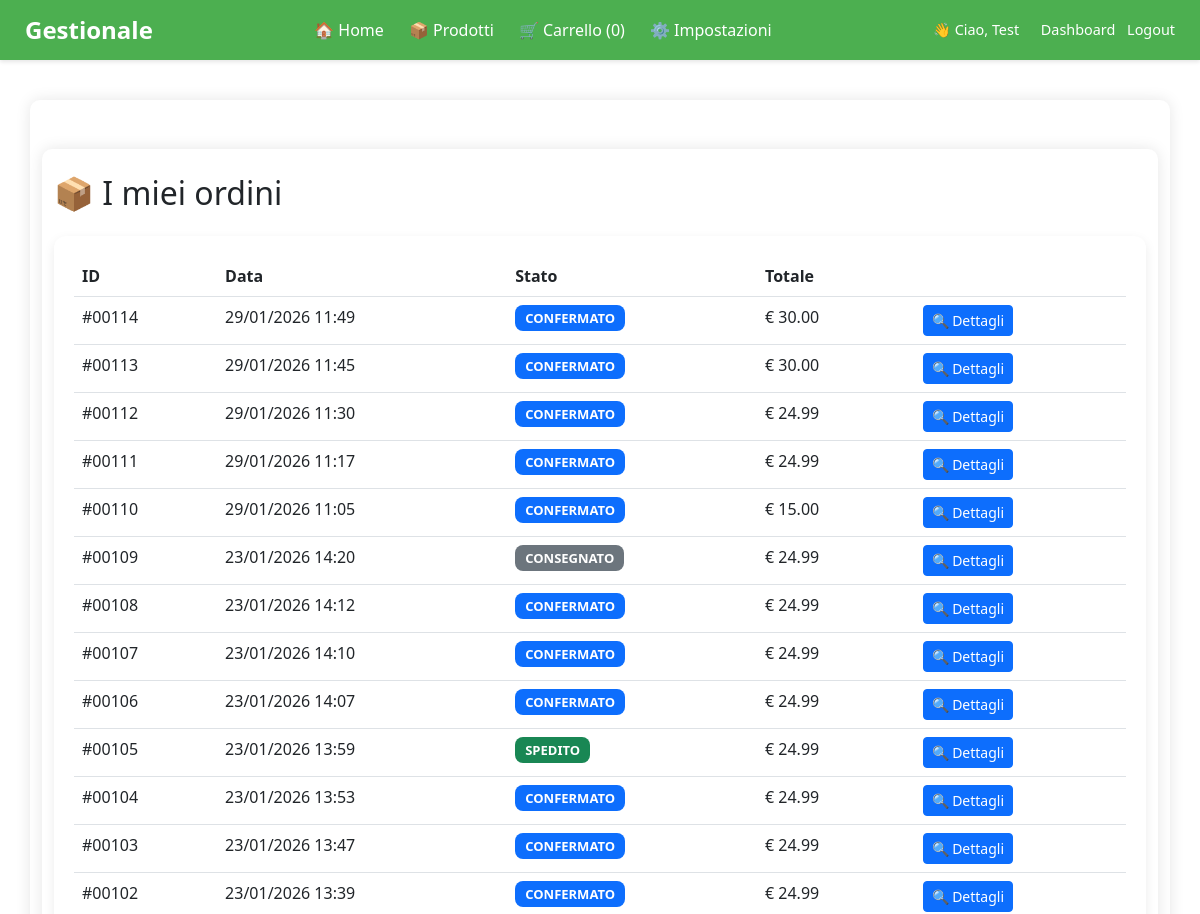
Before: /ordini (signed in, upper part) with the older database file.
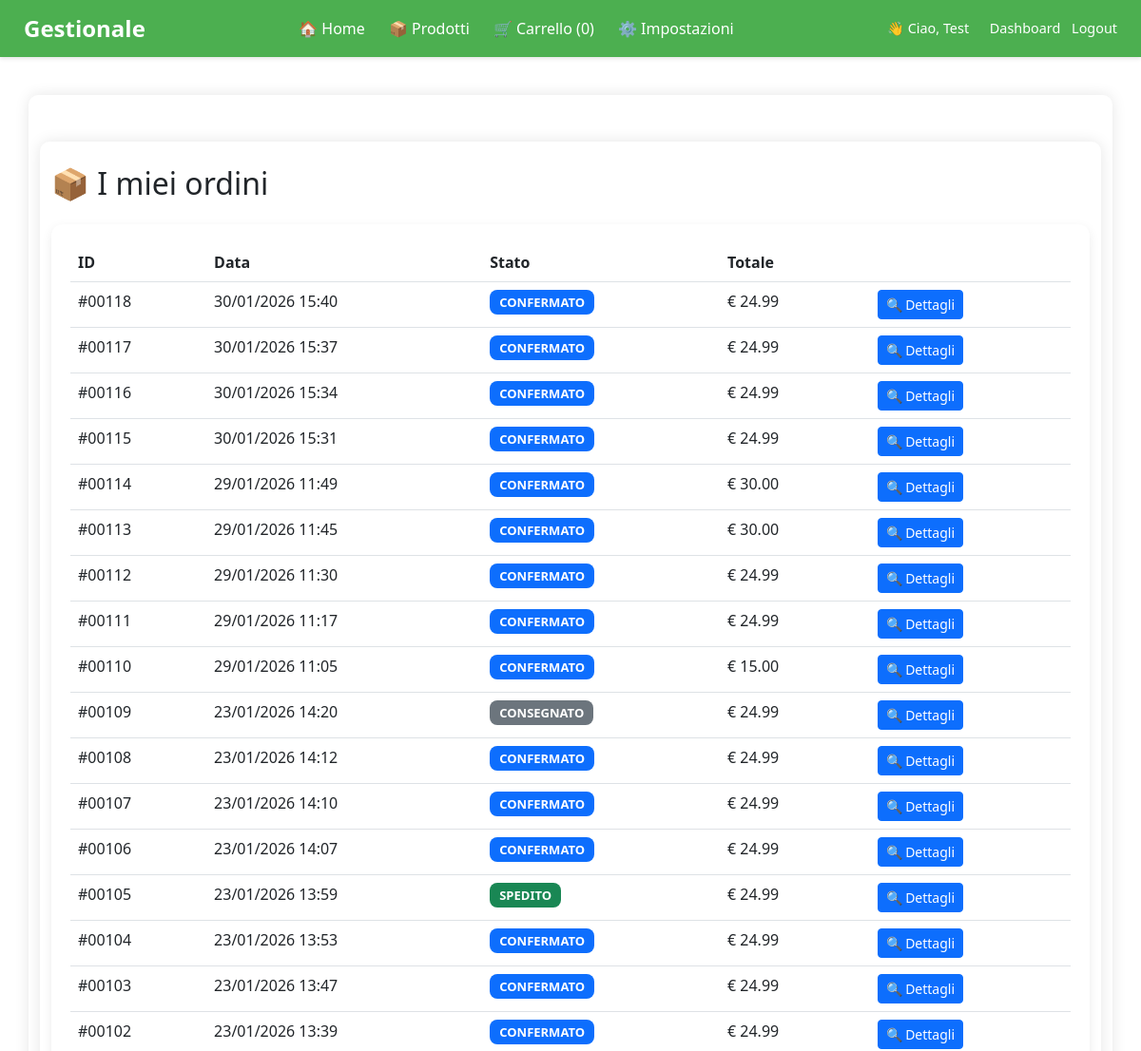
After: the same page with the newer database file.
### app/models.py (models this page shows, shortened)
class User(UserMixin, db.Model):
    id = db.Column(db.Integer, primary_key=True)
    username = db.Column(db.String(80), unique=True, nullable=False)
    email = db.Column(db.String(120), unique=True, nullable=False)
    password_hash = db.Column(db.String(200), nullable=False)
    ruolo = db.Column(db.String(20), nullable=False, default="CLIENTE")  # CLIENTE, FORNITORE, ADMIN
    company_name = db.Column(db.String(120))
    partita_iva = db.Column(db.String(20))
    indirizzo_azienda =db.Column(db.String(200))
    telefono_azienda = db.Column(db.String(20))
    ragione_sociale = db.Column(db.String(100))
    partita_iva = db.Column(db.String(20))
    telefono = db.Column(db.String(20))
    stripe_customer_id = db.Column(db.String(255), nullable=True)
    email_verificata = db.Column(db.Boolean, default=False)
    prodotti = db.relationship(
        'Prodotto',
        secondary=fornitore_prodotto,
        back_populates='fornitori'
    )

class Ordine(db.Model):
    id = db.Column(db.Integer, primary_key=True)
    cliente_id = db.Column(db.Integer, db.ForeignKey('user.id'), nullable=False)
    data_ordine = db.Column(db.DateTime, default=datetime.utcnow)
    stato = db.Column(db.String(20), default='PENDING')  # PENDING, CONFERMATO, SPEDITO, CONSEGNATO
    totale = db.Column(db.Numeric(10, 2), default=0)
    note = db.Column(db.Text)
    cliente = db.relationship('User', backref='ordini')
    dettagli = db.relationship('OrdineDettaglio', backref='ordine', cascade="all, delete-orphan")
    nome = db.Column(db.String(100))
    cognome = db.Column(db.String(100))
    indirizzo = db.Column(db.String(200))
    citta = db.Column(db.String(100))
    cap = db.Column(db.String(20))
    provincia = db.Column(db.String(100))
    telefono = db.Column(db.String(30))
    email = db.Column(db.String(100))
    pagato = db.Column(db.Boolean, default=False)
    stripe_session_id = db.Column(db.String(100))
    stripe_payment_intent = db.Column(db.String(255))

### app/routes.py (the view)
@main.route('/ordini')
@login_required
def i_miei_ordini():
    ordini = Ordine.query.filter_by(cliente_id=current_user.id).order_by(Ordine.data_ordine.desc()).all()
    return render_template('ordini/ordini_clienti.html', ordini=ordini)

### app/templates/ordini/ordini_clienti.html (shortened to what this page needs)
{% extends 'layout/base.html' %}
{% block content %}
<div class="container mt-4">
    <h2 class="mb-4">📦 I miei ordini</h2>
    {% if ordini %}
        <div class="order-card">
            <table class="table">
                <thead>
                    <tr>
                        <th>ID</th>
                        <th>Data</th>
                        <th>Stato</th>
                        <th>Totale</th>
                        <th></th>
                    </tr>
                </thead>
                <tbody>
                    {% for ordine in ordini %}
                    <tr>
                        <td>#{{ "%05d"|format(ordine.id) }}</td>
                        <td>{{ ordine.data_ordine.strftime('%d/%m/%Y %H:%M') }}</td>
                        <td>
                            {% set s = ordine.stato.lower() %}
                            <span class="status-badge {{ s }}">
                                {{ ordine.stato }}
                            </span>
                        </td>
                        <td>€ {{ ordine.totale }}</td>
                        <td>
                            <a href="{{ url_for('main.dettaglio_ordine', id=ordine.id) }}"
                               class="btn btn-sm btn-primary">
                                🔍 Dettagli
                            </a>
                        </td>
                    </tr>
                    {% endfor %}
                </tbody>
            </table>
        </div>
    {% else %}
        <p class="text-muted">Non hai ancora effettuato ordini.</p>
    {% endif %}
</div>
{% endblock %}

### app/templates/layout/base.html (shortened to what this page needs)
<!DOCTYPE html>
<html lang="it">
<head>
    <link rel="stylesheet" href="{{ url_for('static', filename='style.css') }}">
    <link href="https://cdn.jsdelivr.net/npm/bootstrap@5.2.3/dist/css/bootstrap.min.css" rel="stylesheet">
</head>
<body>
    <nav class="navbar-desktop">
        <div class="navbar-container">
            <a href="{{ url_for('main.home') }}" class="nav-logo">Gestionale</a>
            <ul class="nav-links">
                <li><a href="{{ url_for('main.home') }}">🏠 Home</a></li>
                <li><a href="{{ url_for('main.prodotti') }}">📦 Prodotti</a></li>
                {% if current_user.is_authenticated and current_user.ruolo == 'CLIENTE' %}
                <li>
                    <a href="{{ url_for('main.cart_view') }}">
                        🛒 Carrello
                        ({{ session.get('cart')|length if session.get('cart') else 0 }})
                    </a>
                </li>
                {% endif %}
                <li><a href="#">⚙️ Impostazioni</a></li>
            </ul>
            <div class="nav-auth">
                {% if current_user.is_authenticated %}
                    <span class="me-2">👋 Ciao, {{ current_user.username }}</span>
                    {% if current_user.ruolo == 'ADMIN' %}
                        <a href="{{ url_for('main.dashboard_admin') }}">Dashboard</a>
                    {% elif current_user.ruolo == 'FORNITORE' %}
                        <a href="{{ url_for('main.dashboard_fornitore') }}">Dashboard</a>
                    {% elif current_user.ruolo == 'CLIENTE' %}
                        <a href="{{ url_for('main.dashboard_cliente') }}">Dashboard</a>
                    {% endif %}
                    <a href="{{ url_for('auth.logout') }}" class="ms-2">Logout</a>
                {% else %}
                    <a href="{{ url_for('auth.login') }}">Accedi</a> |
                    <a href="{{ url_for('auth.register') }}">Registrati</a>
                {% endif %}
            </div>
        </div>
    </nav>
    <div class="container">
        <main>
            {% block content %}{% endblock %}
        </main>
    </div>
</body>
</html>

### app/static/style.css (style rules this page uses)
body { font-family: Arial, sans-serif; margin: 0; background-color: #f4f4f4; }
.container { max-width: 900px; margin: 40px auto; background: white; padding: 25px; border-radius: 10px; box-shadow: 0 0 15px rgba(0,0,0,0.1); }
.navbar-desktop { background-color: #4CAF50; padding: 12px 25px; color: white; box-shadow: 0 2px 4px rgba(0,0,0,0.1); position: sticky; top: 0; z-index: 1000; }
.navbar-container { display: flex; justify-content: space-between; align-items: center; }
.nav-logo { font-size: 1.5rem; font-weight: bold; color: white; text-decoration: none; }
.nav-links { list-style: none; display: flex; gap: 25px; margin: 0; padding: 0; }
.nav-links li a { color: white; text-decoration: none; font-weight: 500; font-size: 1rem; }
.nav-auth { font-size: 0.9rem; }
.nav-auth a { color: white; text-decoration: none; margin-left: 10px; }
.btn { background-color: #007bff; color: white; padding: 10px 20px; border: none; border-radius: 4px; cursor: pointer; }
.btn-primary { background-color: #007bff; color: white; padding: 8px 15px; border-radius: 5px; text-decoration: none; }
.btn { padding: 10px 18px; font-size: 16px; border: none; border-radius: 4px; cursor: pointer; text-decoration: none; display: inline-block; background-color: green; }
.status-badge { padding: 4px 10px; border-radius: 8px; font-size: 13px; font-weight: 600; color: white; }
.confermato { background: #0d6efd; }
.spedito { background: #198754; }
.consegnato { background: #6c757d; }

### app/templates/ordini/ordini_clienti.html (style rules this page uses)
.order-card { background: #ffffff; border-radius: 12px; padding: 20px; box-shadow: 0 4px 12px rgba(0,0,0,0.08); transition: 0.2s ease; }
.status-badge { padding: 4px 10px; border-radius: 8px; font-size: 13px; font-weight: 600; color: white; }
.confermato { background: #0d6efd; }
.spedito { background: #198754; }
.consegnato { background: #6c757d; }

Changed rows visible on the page:
added Ordine: id "00118", data_ordine "30/01/2026 15:40", stato "CONFERMATO", totale "24.99"
added Ordine: id "00117", data_ordine "30/01/2026 15:37", stato "CONFERMATO", totale "24.99"
added Ordine: id "00116", data_ordine "30/01/2026 15:34", stato "CONFERMATO", totale "24.99"
added Ordine: id "00115", data_ordine "30/01/2026 15:31", stato "CONFERMATO", totale "24.99"
